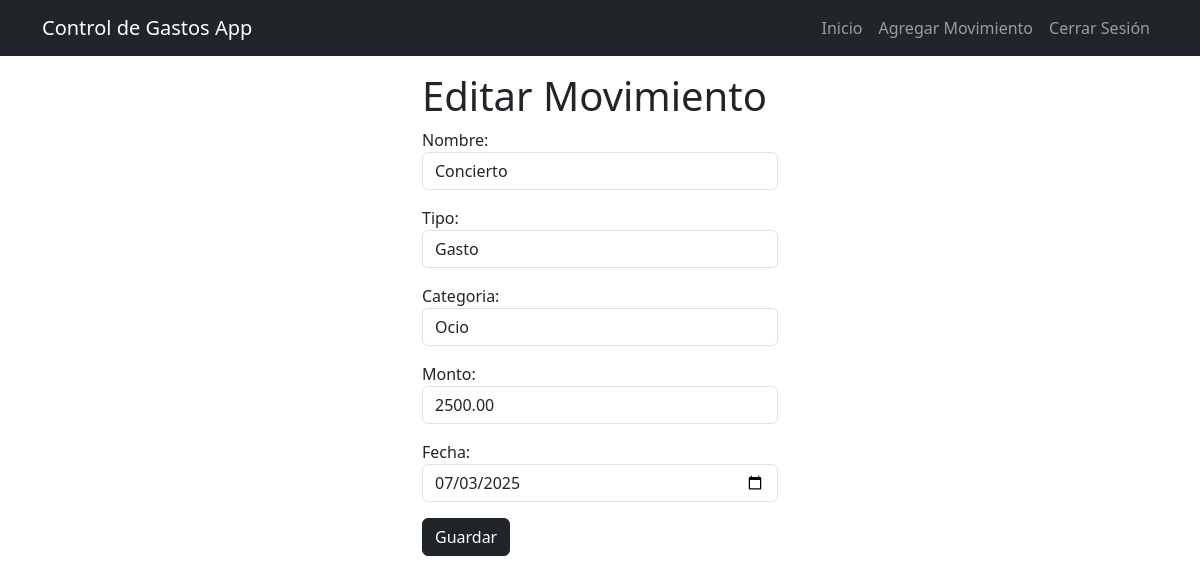
Page /movimientos/editar/11 (signed in) on the committed database.
### finanzas/models.py (models this page shows, shortened)
class Movimiento(models.Model):
    tipo_eleccion = (
        ('ingreso', 'Ingreso'),
        ('gasto', 'Gasto'),
    )
    nombre = models.CharField(max_length=50, null=False, default='')
    usuario = models.ForeignKey(User, on_delete=models.CASCADE)
    tipo = models.CharField(max_length=10, choices=tipo_eleccion, null=False)
    categoria = models.ForeignKey(Categoria, on_delete=models.SET_NULL, null=True)
    monto = models.DecimalField(max_digits=10, decimal_places=2)
    descripcion = models.TextField(blank=True)
    fecha = models.DateField(default=timezone.now())

class Categoria(models.Model):
    nombre = models.CharField(max_length=50)
    def __str__(self):
        return self.nombre

### finanzas/views.py (the view, shortened to what this page needs)
# urls.py: path('movimientos/editar/<int:id>', views.editar_movimiento, name='editar_movimiento'),
@login_required
def editar_movimiento(request, id):
    if request.method == 'GET':
        movimiento = get_object_or_404(Movimiento, pk=id, usuario=request.user)
        form = MovimientoForm(instance=movimiento)
        return render(request, 'editar_movimiento.html', {
            'form': form
        })

### finanzas/forms.py
class MovimientoForm(forms.ModelForm):
    class Meta:
        model = Movimiento
        fields = ['nombre', 'tipo', 'categoria', 'monto', 'fecha']
        widgets = {
            'nombre': forms.TextInput(attrs={'class': 'form-control'}),
            'tipo': forms.Select(attrs={'class': 'form-control'}),
            'categoria': forms.Select(attrs={'class': 'form-control', 'placeholder':'Selecciona'}),
            'monto': forms.NumberInput(attrs={'class': 'form-control'}),
            'fecha': forms.DateInput(attrs={'class': 'form-control', 'type': 'date'}),
        }

### finanzas/templates/editar_movimiento.html (shortened to what this page needs)
{% extends "base.html" %}
{% block content %}
<main class="container">
    <div class="row">
        <div class="col-md-4 offset-md-4 mb-4">
            <h1>Editar Movimiento</h1>
            <form action="" method="POST">
                {{form.as_p}}
                <button class="btn btn-dark">Guardar</button>
            </form>
        </div>
    </div>
</main>
{% endblock content %}

### rows in the picture
Movimiento: nombre "Concierto", tipo "Gasto", categoria "Ocio", monto "2500.00", fecha "07/03/2025"
